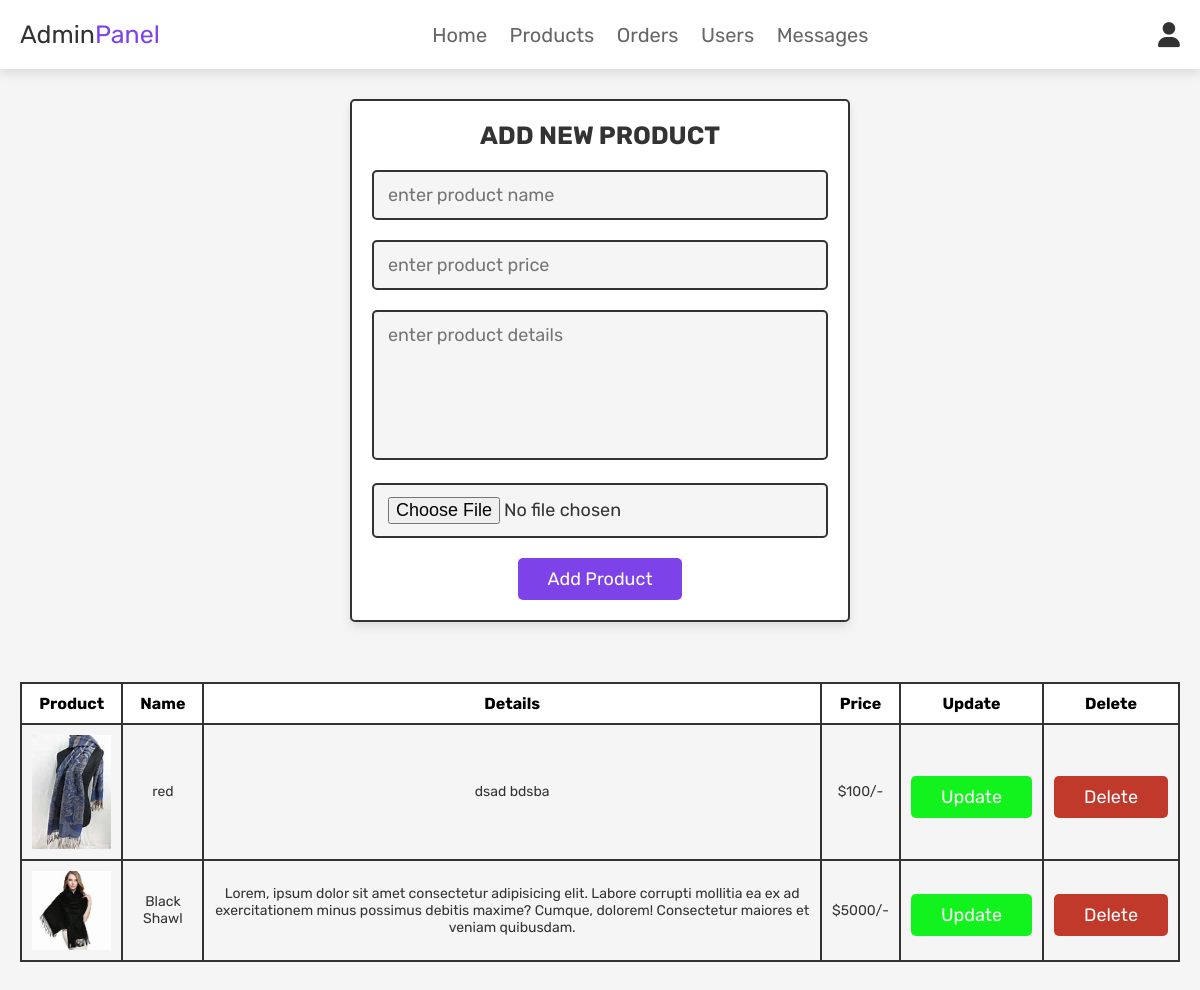
Screenshot of /admin_products.php (signed in) with the database file from the repository.
### tables this page shows
CREATE TABLE `products` (
  `id` int(100) NOT NULL,
  `name` varchar(100) NOT NULL,
  `details` varchar(500) NOT NULL,
  `price` int(100) NOT NULL,
  `image` varchar(100) NOT NULL
);

### admin_products.php (the view, shortened to what this page needs)
<?php
@include 'config.php';
?>
<!DOCTYPE html>
<html lang="en">
<head>
   <link rel="stylesheet" href="https://cdnjs.cloudflare.com/ajax/libs/font-awesome/6.0.0/css/all.min.css">
   <link rel="stylesheet" href="css/admin_style.css">
</head>
<body>
   <?php @include 'admin_header.php'; ?>
   <section class="add-products">
      <form action="" method="POST" enctype="multipart/form-data">
         <h3>add new product</h3>
         <input type="text" class="box" required placeholder="enter product name" name="name" maxlength="10">
         <input type="number" min="0" class="box" required placeholder="enter product price" name="price">
         <textarea name="details" class="box" required placeholder="enter product details" cols="30" rows="10"></textarea>
         <input type="file" accept="image/jpg, image/jpeg, image/png" required class="box" name="image">
         <input type="submit" value="add product" name="add_product" class="btn">
      </form>
   </section>
   <section class="show-products">
      <table>
         <thead>
            <tr>
               <th>Product</th>
               <th>Name</th>
               <th>Details</th>
               <th>Price</th>
               <th>Update</th>
               <th>Delete</th>
            </tr>
         </thead>
         <tbody>
            <?php
            $select_products = mysqli_query($conn, "SELECT * FROM `products` ORDER BY id DESC") or die('query failed');
            if (mysqli_num_rows($select_products) > 0) {
               while ($fetch_products = mysqli_fetch_assoc($select_products)) {
            ?>
                  <tr>
                     <td><img src="uploaded_img/<?php echo $fetch_products['image']; ?>" alt="Product Image" class="product-image"></td>
                     <td><?php echo $fetch_products['name']; ?></td>
                     <td><?php echo $fetch_products['details']; ?></td>
                     <td>$<?php echo $fetch_products['price']; ?>/-</td>
                     <td><a href="admin_update_product.php?update=<?php echo $fetch_products['id']; ?>" class="option-btn">Update</a></td>
                     <td><a href="admin_products.php?delete=<?php echo $fetch_products['id']; ?>" class="delete-btn" onclick="return confirm('delete this product?');">Delete</a></td>
                  </tr>
            <?php
               }
            } else {
               echo '<tr><td colspan="6" class="empty">No products added yet!</td></tr>';
            }
            ?>
         </tbody>
      </table>
   </section>
</body>
</html>

### css/admin_style.css (style rules this page uses)
:root { --voilet: #7d43e8; --red: #c0392b; --green: #12f31d; --black: #333; --white: #fff; --light-color: #666; --light-white: #ccc; --light-bg: #f5f5f5; --border: 0.2rem solid var(--black); --box-shadow: 0 0.5rem 1rem rgba(0, 0, 0, 0.1); }
* { font-family: 'Rubik', sans-serif; margin: 0; padding: 0; box-sizing: border-box; outline: none; border: none; text-decoration: none; transition: all 0.2s linear; }
html { font-size: 62.5%; overflow-x: hidden; scroll-behavior: smooth; scroll-padding-top: 6.5rem; }
body { background: var(--light-bg); }
section { padding: 3rem 2rem; }
.btn, .delete-btn, .option-btn { display: inline-block; border-radius: 0.5rem; margin-top: 1rem; font-size: 1.8rem; color: var(--white); cursor: pointer; padding: 1rem 3rem; text-transform: capitalize; }
.btn { background-color: var(--voilet); }
.delete-btn { background-color: var(--red); }
.option-btn { background-color: var(--green); }
.add-products form { max-width: 50rem; border-radius: 0.5rem; background-color: var(--white); border: var(--border); padding: 2rem; text-align: center; margin: 0 auto; box-shadow: var(--box-shadow); }
.add-products form h3 { font-size: 2.5rem; text-transform: uppercase; color: var(--black); margin-bottom: 1rem; }
.add-products form .box { width: 100%; margin: 1rem 0; font-size: 1.8rem; color: var(--black); border-radius: 0.5rem; background-color: var(--light-bg); padding: 1.2rem 1.4rem; border: var(--border); }
.add-products form textarea { height: 15rem; resize: none; }
.show-products table { border-collapse: collapse; width: 100%; max-width: 1200px; border: var(--border); margin: 0 auto; }
.show-products table th, .show-products table td { border: var(--border); padding: 1rem; text-align: center; font-size: 1.6rem; }
.show-products table th { background-color: var(--white); }
.show-products table td { color: var(--black); font-size: 1.4rem; }
.show-products table tbody td img { width: 100%; height: auto; max-width: 10rem; display: block; margin: 0 auto; }

### rows the page displays
products: image (picture), name "red", details "dsad bdsba", price "100"
products: image (picture), name "Black Shawl", details "Lorem, ipsum dolor sit amet consectetur adipisicing elit. Labore corrupti mollitia ea ex ad exercitationem minus possimus debitis maxime? Cumque, dolorem! Consectetur maiores et veniam quibusdam.", price "5000"
